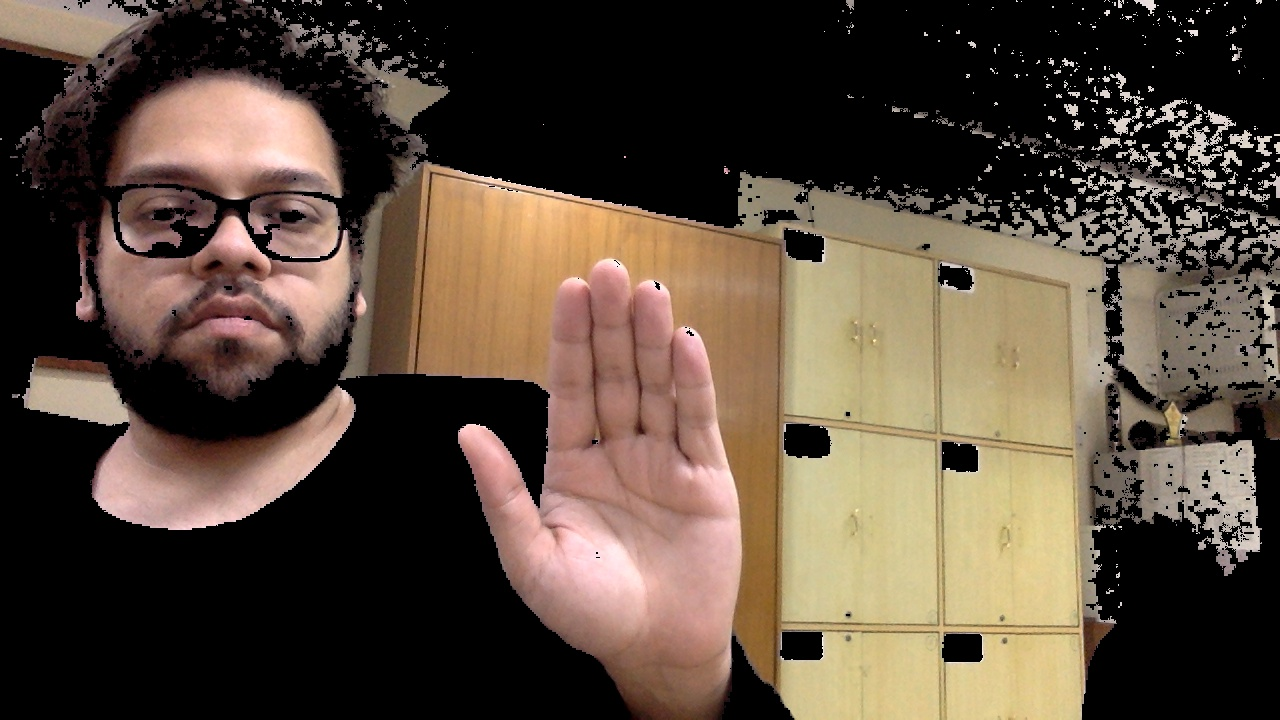
//> input picture test.jpeg, 1280 x 720 px
$ ./HistEqualization ../test.jpeg   (built with g++ and OpenCV 4)
//> lines starting //> are read from the running program, lines starting //| are printed output that depends on the picture
/**
* @function EqualizeHist_Demo.cpp
* @brief Demo code for equalizeHist function
* @author OpenCV team
*/

#include "opencv2/highgui.hpp"
#include "opencv2/imgproc.hpp"
#include <iostream>

using namespace cv;
using namespace std;

/**
* @function main
*/
int main(int argc, char** argv)
{
    //! [Load image]
    Mat src = imread(argv[1], IMREAD_COLOR);
//> src is the input picture: 720 rows x 1280 cols, CV_8UC3; mean B, G, R 61, 74.6, 89.5
    if (src.empty())
    {
        cout << "Could not open or find the image!\n" << endl;
        cout << "Usage: " << argv[0] << " <Input image>" << endl;
        return -1;
    }
    //! [Load image]

    //! [Convert to grayscale]
    cvtColor(src, src, COLOR_BGR2GRAY);
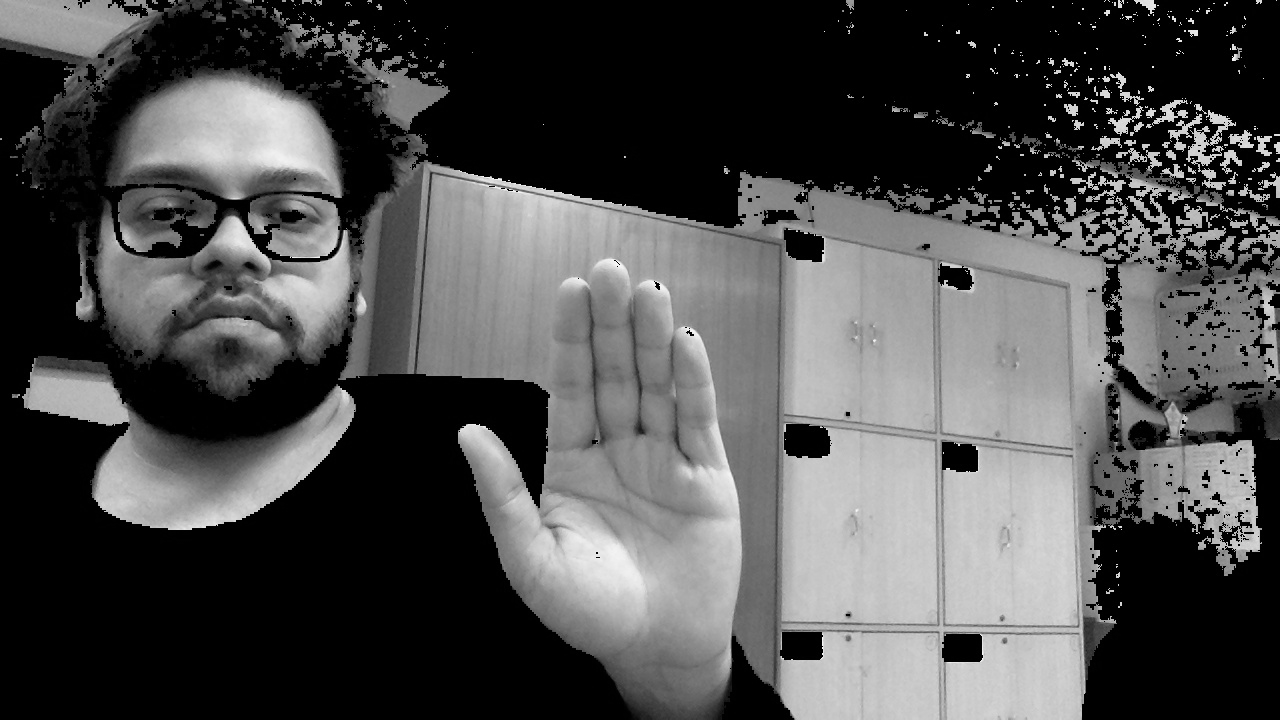
//> src: 720 rows x 1280 cols, CV_8UC1; min 0, max 250, mean 77.5
    //! [Convert to grayscale]

    //! [Apply Histogram Equalization]
    Mat dst;
    equalizeHist(src, dst);
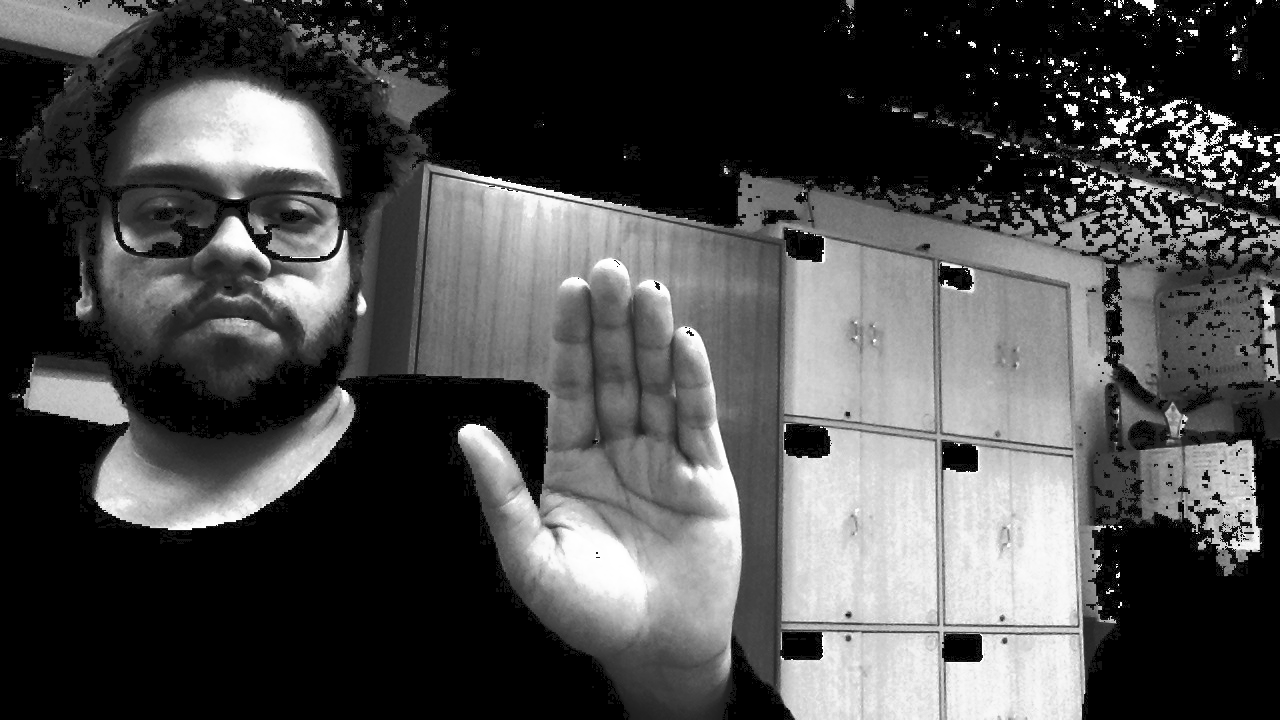
//> dst: 720 rows x 1280 cols, CV_8UC1; min 0, max 255, mean 76.5
    //! [Apply Histogram Equalization]

    //! [Display results]
    imshow("Source image", src);
    imshow("Equalized Image", dst);
    //! [Display results]

    //! [Wait until user exits the program]
    waitKey();
    //! [Wait until user exits the program]

    return 0;

}
